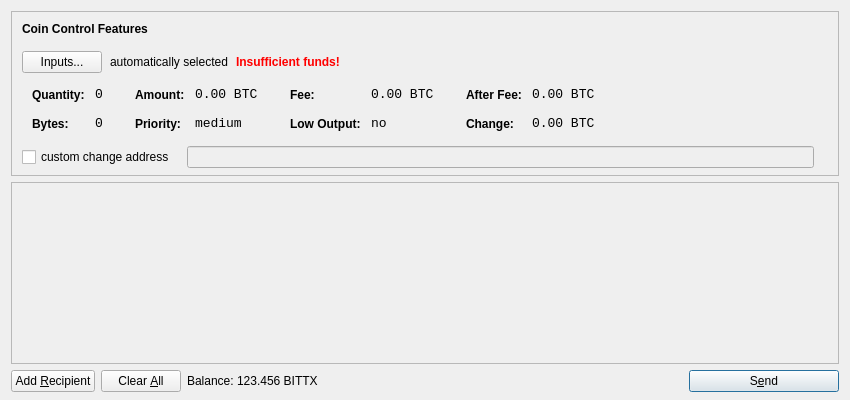
<?xml version="1.0" encoding="UTF-8"?>
<ui version="4.0">
 <class>SendCoinsDialog</class>
 <widget class="QDialog" name="SendCoinsDialog">
  <property name="geometry">
   <rect>
    <x>0</x>
    <y>0</y>
    <width>850</width>
    <height>400</height>
   </rect>
  </property>
  <property name="windowTitle">
   <string>Send Coins</string>
  </property>
  <layout class="QVBoxLayout" name="verticalLayout" stretch="0,1,0">
   <property name="bottomMargin">
    <number>8</number>
   </property>
   <item>
    <widget class="QFrame" name="frameCoinControl">
     <property name="sizePolicy">
      <sizepolicy hsizetype="Expanding" vsizetype="Expanding">
       <horstretch>0</horstretch>
       <verstretch>0</verstretch>
      </sizepolicy>
     </property>
     <property name="maximumSize">
      <size>
       <width>16777215</width>
       <height>16777215</height>
      </size>
     </property>
     <property name="frameShape">
      <enum>QFrame::StyledPanel</enum>
     </property>
     <property name="frameShadow">
      <enum>QFrame::Sunken</enum>
     </property>
     <layout class="QVBoxLayout" name="verticalLayoutCoinControl2">
      <property name="spacing">
       <number>-1</number>
      </property>
      <property name="leftMargin">
       <number>0</number>
      </property>
      <property name="topMargin">
       <number>0</number>
      </property>
      <property name="rightMargin">
       <number>0</number>
      </property>
      <property name="bottomMargin">
       <number>6</number>
      </property>
      <item>
       <layout class="QVBoxLayout" name="verticalLayoutCoinControl" stretch="0,0,0,0,1">
        <property name="spacing">
         <number>0</number>
        </property>
        <property name="leftMargin">
         <number>10</number>
        </property>
        <property name="topMargin">
         <number>10</number>
        </property>
        <item>
         <layout class="QHBoxLayout" name="horizontalLayoutCoinControl1">
          <property name="bottomMargin">
           <number>15</number>
          </property>
          <item>
           <widget class="QLabel" name="labelCoinControlFeatures">
            <property name="sizePolicy">
             <sizepolicy hsizetype="Preferred" vsizetype="Maximum">
              <horstretch>0</horstretch>
              <verstretch>0</verstretch>
             </sizepolicy>
            </property>
            <property name="font">
             <font>
              <weight>75</weight>
              <bold>true</bold>
             </font>
            </property>
            <property name="styleSheet">
             <string notr="true">font-weight:bold;</string>
            </property>
            <property name="text">
             <string>Coin Control Features</string>
            </property>
           </widget>
          </item>
         </layout>
        </item>
        <item>
         <layout class="QHBoxLayout" name="horizontalLayoutCoinControl2" stretch="0,0,0,0">
          <property name="spacing">
           <number>8</number>
          </property>
          <property name="bottomMargin">
           <number>10</number>
          </property>
          <item>
           <widget class="QPushButton" name="pushButtonCoinControl">
            <property name="styleSheet">
             <string notr="true"/>
            </property>
            <property name="text">
             <string>Inputs...</string>
            </property>
           </widget>
          </item>
          <item>
           <widget class="QLabel" name="labelCoinControlAutomaticallySelected">
            <property name="text">
             <string>automatically selected</string>
            </property>
            <property name="margin">
             <number>5</number>
            </property>
           </widget>
          </item>
          <item>
           <widget class="QLabel" name="labelCoinControlInsuffFunds">
            <property name="font">
             <font>
              <weight>75</weight>
              <bold>true</bold>
             </font>
            </property>
            <property name="styleSheet">
             <string notr="true">color:red;font-weight:bold;</string>
            </property>
            <property name="text">
             <string>Insufficient funds!</string>
            </property>
            <property name="margin">
             <number>5</number>
            </property>
           </widget>
          </item>
          <item>
           <spacer name="horizontalSpacerCoinControl">
            <property name="orientation">
             <enum>Qt::Horizontal</enum>
            </property>
            <property name="sizeHint" stdset="0">
             <size>
              <width>40</width>
              <height>1</height>
             </size>
            </property>
           </spacer>
          </item>
         </layout>
        </item>
        <item>
         <widget class="QWidget" name="widgetCoinControl" native="true">
          <property name="sizePolicy">
           <sizepolicy hsizetype="Preferred" vsizetype="Preferred">
            <horstretch>0</horstretch>
            <verstretch>0</verstretch>
           </sizepolicy>
          </property>
          <property name="minimumSize">
           <size>
            <width>0</width>
            <height>0</height>
           </size>
          </property>
          <property name="styleSheet">
           <string notr="true"/>
          </property>
          <layout class="QHBoxLayout" name="horizontalLayoutCoinControl5">
           <property name="margin">
            <number>0</number>
           </property>
           <item>
            <layout class="QHBoxLayout" name="horizontalLayoutCoinControl3" stretch="0,0,0,1">
             <property name="spacing">
              <number>20</number>
             </property>
             <property name="topMargin">
              <number>0</number>
             </property>
             <property name="bottomMargin">
              <number>10</number>
             </property>
             <item>
              <layout class="QFormLayout" name="formLayoutCoinControl1">
               <property name="horizontalSpacing">
                <number>10</number>
               </property>
               <property name="verticalSpacing">
                <number>14</number>
               </property>
               <property name="leftMargin">
                <number>10</number>
               </property>
               <property name="topMargin">
                <number>4</number>
               </property>
               <property name="rightMargin">
                <number>6</number>
               </property>
               <item row="0" column="0">
                <widget class="QLabel" name="labelCoinControlQuantityText">
                 <property name="styleSheet">
                  <string notr="true">font-weight:bold;</string>
                 </property>
                 <property name="text">
                  <string>Quantity:</string>
                 </property>
                 <property name="margin">
                  <number>0</number>
                 </property>
                </widget>
               </item>
               <item row="0" column="1">
                <widget class="QLabel" name="labelCoinControlQuantity">
                 <property name="font">
                  <font>
                   <family>Monospace</family>
                   <pointsize>10</pointsize>
                  </font>
                 </property>
                 <property name="cursor">
                  <cursorShape>IBeamCursor</cursorShape>
                 </property>
                 <property name="contextMenuPolicy">
                  <enum>Qt::ActionsContextMenu</enum>
                 </property>
                 <property name="text">
                  <string notr="true">0</string>
                 </property>
                 <property name="margin">
                  <number>0</number>
                 </property>
                 <property name="textInteractionFlags">
                  <set>Qt::LinksAccessibleByMouse|Qt::TextSelectableByKeyboard|Qt::TextSelectableByMouse</set>
                 </property>
                </widget>
               </item>
               <item row="1" column="0">
                <widget class="QLabel" name="labelCoinControlBytesText">
                 <property name="styleSheet">
                  <string notr="true">font-weight:bold;</string>
                 </property>
                 <property name="text">
                  <string>Bytes:</string>
                 </property>
                </widget>
               </item>
               <item row="1" column="1">
                <widget class="QLabel" name="labelCoinControlBytes">
                 <property name="font">
                  <font>
                   <family>Monospace</family>
                   <pointsize>10</pointsize>
                  </font>
                 </property>
                 <property name="cursor">
                  <cursorShape>IBeamCursor</cursorShape>
                 </property>
                 <property name="contextMenuPolicy">
                  <enum>Qt::ActionsContextMenu</enum>
                 </property>
                 <property name="text">
                  <string notr="true">0</string>
                 </property>
                 <property name="textInteractionFlags">
                  <set>Qt::LinksAccessibleByMouse|Qt::TextSelectableByKeyboard|Qt::TextSelectableByMouse</set>
                 </property>
                </widget>
               </item>
              </layout>
             </item>
             <item>
              <layout class="QFormLayout" name="formLayoutCoinControl2">
               <property name="horizontalSpacing">
                <number>10</number>
               </property>
               <property name="verticalSpacing">
                <number>14</number>
               </property>
               <property name="leftMargin">
                <number>6</number>
               </property>
               <property name="topMargin">
                <number>4</number>
               </property>
               <property name="rightMargin">
                <number>6</number>
               </property>
               <item row="0" column="0">
                <widget class="QLabel" name="labelCoinControlAmountText">
                 <property name="styleSheet">
                  <string notr="true">font-weight:bold;</string>
                 </property>
                 <property name="text">
                  <string>Amount:</string>
                 </property>
                 <property name="margin">
                  <number>0</number>
                 </property>
                </widget>
               </item>
               <item row="0" column="1">
                <widget class="QLabel" name="labelCoinControlAmount">
                 <property name="font">
                  <font>
                   <family>Monospace</family>
                   <pointsize>10</pointsize>
                  </font>
                 </property>
                 <property name="cursor">
                  <cursorShape>IBeamCursor</cursorShape>
                 </property>
                 <property name="contextMenuPolicy">
                  <enum>Qt::ActionsContextMenu</enum>
                 </property>
                 <property name="text">
                  <string notr="true">0.00 BTC</string>
                 </property>
                 <property name="textInteractionFlags">
                  <set>Qt::LinksAccessibleByMouse|Qt::TextSelectableByKeyboard|Qt::TextSelectableByMouse</set>
                 </property>
                </widget>
               </item>
               <item row="1" column="0">
                <widget class="QLabel" name="labelCoinControlPriorityText">
                 <property name="styleSheet">
                  <string notr="true">font-weight:bold;</string>
                 </property>
                 <property name="text">
                  <string>Priority:</string>
                 </property>
                </widget>
               </item>
               <item row="1" column="1">
                <widget class="QLabel" name="labelCoinControlPriority">
                 <property name="font">
                  <font>
                   <family>Monospace</family>
                   <pointsize>10</pointsize>
                  </font>
                 </property>
                 <property name="cursor">
                  <cursorShape>IBeamCursor</cursorShape>
                 </property>
                 <property name="contextMenuPolicy">
                  <enum>Qt::ActionsContextMenu</enum>
                 </property>
                 <property name="text">
                  <string>medium</string>
                 </property>
                 <property name="textInteractionFlags">
                  <set>Qt::LinksAccessibleByMouse|Qt::TextSelectableByKeyboard|Qt::TextSelectableByMouse</set>
                 </property>
                </widget>
               </item>
              </layout>
             </item>
             <item>
              <layout class="QFormLayout" name="formLayoutCoinControl3">
               <property name="horizontalSpacing">
                <number>10</number>
               </property>
               <property name="verticalSpacing">
                <number>14</number>
               </property>
               <property name="leftMargin">
                <number>6</number>
               </property>
               <property name="topMargin">
                <number>4</number>
               </property>
               <property name="rightMargin">
                <number>6</number>
               </property>
               <item row="0" column="0">
                <widget class="QLabel" name="labelCoinControlFeeText">
                 <property name="styleSheet">
                  <string notr="true">font-weight:bold;</string>
                 </property>
                 <property name="text">
                  <string>Fee:</string>
                 </property>
                 <property name="margin">
                  <number>0</number>
                 </property>
                </widget>
               </item>
               <item row="0" column="1">
                <widget class="QLabel" name="labelCoinControlFee">
                 <property name="font">
                  <font>
                   <family>Monospace</family>
                   <pointsize>10</pointsize>
                  </font>
                 </property>
                 <property name="cursor">
                  <cursorShape>IBeamCursor</cursorShape>
                 </property>
                 <property name="contextMenuPolicy">
                  <enum>Qt::ActionsContextMenu</enum>
                 </property>
                 <property name="text">
                  <string notr="true">0.00 BTC</string>
                 </property>
                 <property name="textInteractionFlags">
                  <set>Qt::LinksAccessibleByMouse|Qt::TextSelectableByKeyboard|Qt::TextSelectableByMouse</set>
                 </property>
                </widget>
               </item>
               <item row="1" column="0">
                <widget class="QLabel" name="labelCoinControlLowOutputText">
                 <property name="styleSheet">
                  <string notr="true">font-weight:bold;</string>
                 </property>
                 <property name="text">
                  <string>Low Output:</string>
                 </property>
                </widget>
               </item>
               <item row="1" column="1">
                <widget class="QLabel" name="labelCoinControlLowOutput">
                 <property name="font">
                  <font>
                   <family>Monospace</family>
                   <pointsize>10</pointsize>
                  </font>
                 </property>
                 <property name="cursor">
                  <cursorShape>IBeamCursor</cursorShape>
                 </property>
                 <property name="contextMenuPolicy">
                  <enum>Qt::ActionsContextMenu</enum>
                 </property>
                 <property name="text">
                  <string>no</string>
                 </property>
                 <property name="textInteractionFlags">
                  <set>Qt::LinksAccessibleByMouse|Qt::TextSelectableByKeyboard|Qt::TextSelectableByMouse</set>
                 </property>
                </widget>
               </item>
              </layout>
             </item>
             <item>
              <layout class="QFormLayout" name="formLayoutCoinControl4">
               <property name="horizontalSpacing">
                <number>10</number>
               </property>
               <property name="verticalSpacing">
                <number>14</number>
               </property>
               <property name="leftMargin">
                <number>6</number>
               </property>
               <property name="topMargin">
                <number>4</number>
               </property>
               <property name="rightMargin">
                <number>6</number>
               </property>
               <item row="0" column="0">
                <widget class="QLabel" name="labelCoinControlAfterFeeText">
                 <property name="styleSheet">
                  <string notr="true">font-weight:bold;</string>
                 </property>
                 <property name="text">
                  <string>After Fee:</string>
                 </property>
                 <property name="margin">
                  <number>0</number>
                 </property>
                </widget>
               </item>
               <item row="0" column="1">
                <widget class="QLabel" name="labelCoinControlAfterFee">
                 <property name="font">
                  <font>
                   <family>Monospace</family>
                   <pointsize>10</pointsize>
                  </font>
                 </property>
                 <property name="cursor">
                  <cursorShape>IBeamCursor</cursorShape>
                 </property>
                 <property name="contextMenuPolicy">
                  <enum>Qt::ActionsContextMenu</enum>
                 </property>
                 <property name="text">
                  <string notr="true">0.00 BTC</string>
                 </property>
                 <property name="textInteractionFlags">
                  <set>Qt::LinksAccessibleByMouse|Qt::TextSelectableByKeyboard|Qt::TextSelectableByMouse</set>
                 </property>
                </widget>
               </item>
               <item row="1" column="0">
                <widget class="QLabel" name="labelCoinControlChangeText">
                 <property name="styleSheet">
                  <string notr="true">font-weight:bold;</string>
                 </property>
                 <property name="text">
                  <string>Change:</string>
                 </property>
                </widget>
               </item>
               <item row="1" column="1">
                <widget class="QLabel" name="labelCoinControlChange">
                 <property name="font">
                  <font>
                   <family>Monospace</family>
                   <pointsize>10</pointsize>
                  </font>
                 </property>
                 <property name="cursor">
                  <cursorShape>IBeamCursor</cursorShape>
                 </property>
                 <property name="contextMenuPolicy">
                  <enum>Qt::ActionsContextMenu</enum>
                 </property>
                 <property name="text">
                  <string notr="true">0.00 BTC</string>
                 </property>
                 <property name="textInteractionFlags">
                  <set>Qt::LinksAccessibleByMouse|Qt::TextSelectableByKeyboard|Qt::TextSelectableByMouse</set>
                 </property>
                </widget>
               </item>
              </layout>
             </item>
            </layout>
           </item>
          </layout>
         </widget>
        </item>
        <item>
         <layout class="QHBoxLayout" name="horizontalLayoutCoinControl4" stretch="0,0,0">
          <property name="spacing">
           <number>12</number>
          </property>
          <property name="sizeConstraint">
           <enum>QLayout::SetDefaultConstraint</enum>
          </property>
          <property name="topMargin">
           <number>5</number>
          </property>
          <property name="rightMargin">
           <number>5</number>
          </property>
          <item>
           <widget class="QCheckBox" name="checkBoxCoinControlChange">
            <property name="text">
             <string>custom change address</string>
            </property>
           </widget>
          </item>
          <item>
           <widget class="QLineEdit" name="lineEditCoinControlChange">
            <property name="enabled">
             <bool>false</bool>
            </property>
            <property name="sizePolicy">
             <sizepolicy hsizetype="Expanding" vsizetype="Fixed">
              <horstretch>0</horstretch>
              <verstretch>0</verstretch>
             </sizepolicy>
            </property>
           </widget>
          </item>
          <item>
           <widget class="QLabel" name="labelCoinControlChangeLabel">
            <property name="sizePolicy">
             <sizepolicy hsizetype="Preferred" vsizetype="Expanding">
              <horstretch>0</horstretch>
              <verstretch>0</verstretch>
             </sizepolicy>
            </property>
            <property name="minimumSize">
             <size>
              <width>0</width>
              <height>0</height>
             </size>
            </property>
            <property name="text">
             <string/>
            </property>
            <property name="margin">
             <number>3</number>
            </property>
           </widget>
          </item>
         </layout>
        </item>
        <item>
         <spacer name="verticalSpacerCoinControl">
          <property name="orientation">
           <enum>Qt::Vertical</enum>
          </property>
          <property name="sizeHint" stdset="0">
           <size>
            <width>800</width>
            <height>1</height>
           </size>
          </property>
         </spacer>
        </item>
       </layout>
      </item>
     </layout>
    </widget>
   </item>
   <item>
    <widget class="QScrollArea" name="scrollArea">
     <property name="widgetResizable">
      <bool>true</bool>
     </property>
     <widget class="QWidget" name="scrollAreaWidgetContents">
      <property name="geometry">
       <rect>
        <x>0</x>
        <y>0</y>
        <width>830</width>
        <height>165</height>
       </rect>
      </property>
      <layout class="QVBoxLayout" name="verticalLayout_2">
       <property name="margin">
        <number>0</number>
       </property>
       <item>
        <layout class="QVBoxLayout" name="entries">
         <property name="spacing">
          <number>6</number>
         </property>
        </layout>
       </item>
       <item>
        <spacer name="verticalSpacer">
         <property name="orientation">
          <enum>Qt::Vertical</enum>
         </property>
         <property name="sizeHint" stdset="0">
          <size>
           <width>20</width>
           <height>40</height>
          </size>
         </property>
        </spacer>
       </item>
      </layout>
     </widget>
    </widget>
   </item>
   <item>
    <layout class="QHBoxLayout" name="horizontalLayout">
     <item>
      <widget class="QPushButton" name="addButton">
       <property name="toolTip">
        <string>Send to multiple recipients at once</string>
       </property>
       <property name="text">
        <string>Add &amp;Recipient</string>
       </property>
       <property name="icon">
        <iconset resource="../bitcoin.qrc">
         <normaloff>:/icons/add</normaloff>:/icons/add</iconset>
       </property>
       <property name="autoDefault">
        <bool>false</bool>
       </property>
      </widget>
     </item>
     <item>
      <widget class="QPushButton" name="clearButton">
       <property name="sizePolicy">
        <sizepolicy hsizetype="Minimum" vsizetype="Fixed">
         <horstretch>0</horstretch>
         <verstretch>0</verstretch>
        </sizepolicy>
       </property>
       <property name="toolTip">
        <string>Remove all transaction fields</string>
       </property>
       <property name="text">
        <string>Clear &amp;All</string>
       </property>
       <property name="icon">
        <iconset resource="../bitcoin.qrc">
         <normaloff>:/icons/remove</normaloff>:/icons/remove</iconset>
       </property>
       <property name="autoRepeatDelay">
        <number>300</number>
       </property>
       <property name="autoDefault">
        <bool>false</bool>
       </property>
      </widget>
     </item>
     <item>
      <layout class="QHBoxLayout" name="horizontalLayout_2">
       <property name="spacing">
        <number>3</number>
       </property>
       <item>
        <widget class="QLabel" name="label">
         <property name="text">
          <string>Balance:</string>
         </property>
        </widget>
       </item>
       <item>
        <widget class="QLabel" name="labelBalance">
         <property name="cursor">
          <cursorShape>IBeamCursor</cursorShape>
         </property>
         <property name="text">
          <string>123.456 BITTX</string>
         </property>
         <property name="textInteractionFlags">
          <set>Qt::LinksAccessibleByMouse|Qt::TextSelectableByKeyboard|Qt::TextSelectableByMouse</set>
         </property>
        </widget>
       </item>
      </layout>
     </item>
     <item>
      <spacer name="horizontalSpacer">
       <property name="orientation">
        <enum>Qt::Horizontal</enum>
       </property>
       <property name="sizeHint" stdset="0">
        <size>
         <width>40</width>
         <height>20</height>
        </size>
       </property>
      </spacer>
     </item>
     <item>
      <widget class="QPushButton" name="sendButton">
       <property name="minimumSize">
        <size>
         <width>150</width>
         <height>0</height>
        </size>
       </property>
       <property name="toolTip">
        <string>Confirm the send action</string>
       </property>
       <property name="text">
        <string>S&amp;end</string>
       </property>
       <property name="icon">
        <iconset resource="../bitcoin.qrc">
         <normaloff>:/icons/send</normaloff>:/icons/send</iconset>
       </property>
       <property name="default">
        <bool>true</bool>
       </property>
      </widget>
     </item>
    </layout>
   </item>
  </layout>
 </widget>
 <resources>
  <include location="../bitcoin.qrc"/>
 </resources>
 <connections/>
</ui>
